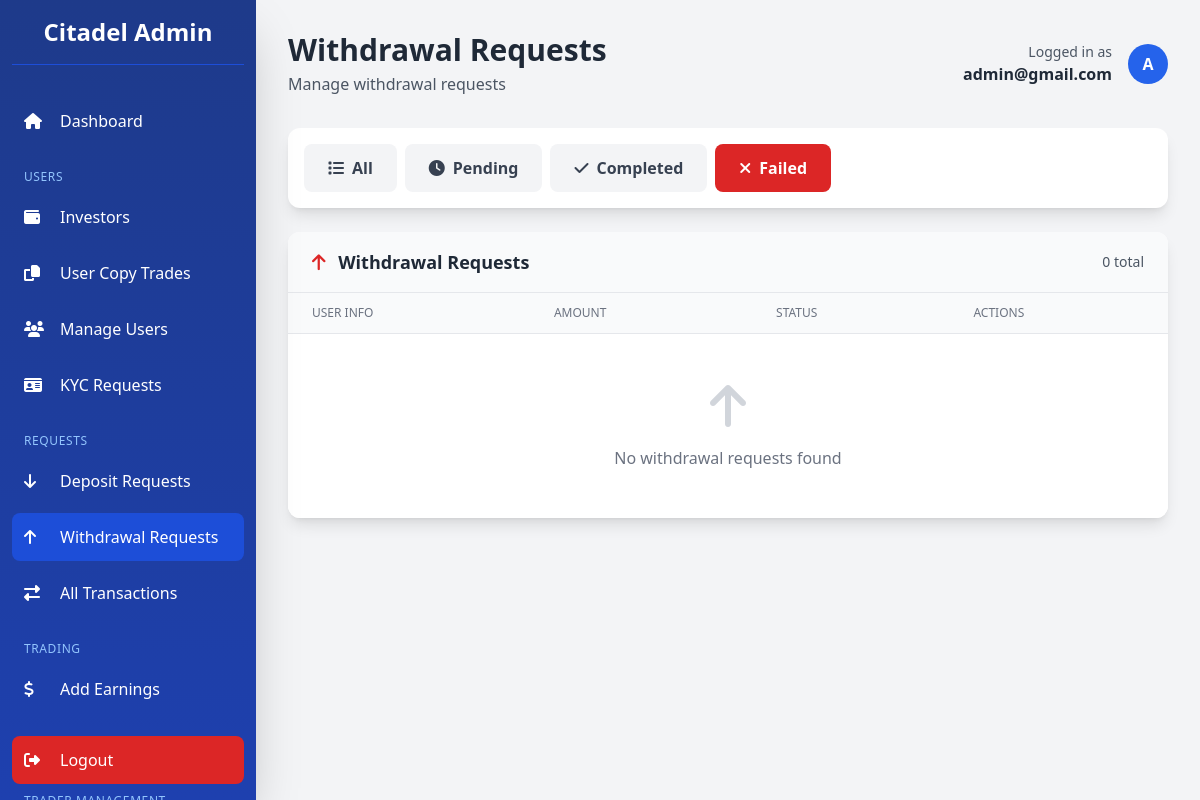
The app's page /dashboard/withdrawals/?status=failed (signed in), older data.
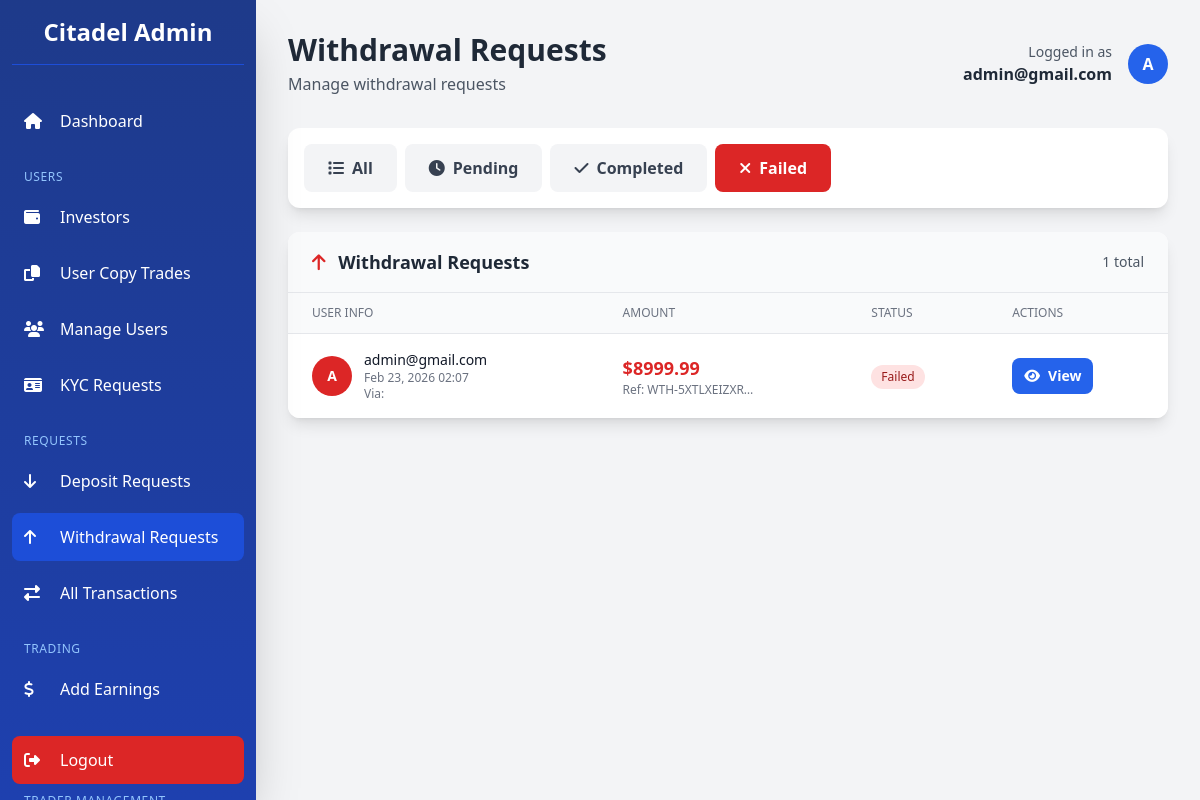
The same page, newer data.
### app/models.py (models this page shows, shortened)
class Transaction(models.Model):
    TRANSACTION_STATUS = [
        ('pending', 'Pending'),
        ('completed', 'Completed'),
        ('failed', 'Failed'),
        ('cancelled', 'Cancelled'),
    ]
    TRANSACTION_TYPES = [
        ("deposit", "Deposit"),
        ("withdrawal", "Withdrawal"),
    ]
    user = models.ForeignKey(
        settings.AUTH_USER_MODEL,
        on_delete=models.CASCADE,
        related_name="transactions"
    )
    transaction_type = models.CharField(max_length=20, choices=TRANSACTION_TYPES)
    amount = models.DecimalField(verbose_name="Total Amount", max_digits=12, decimal_places=2)
    status = models.CharField(max_length=20, choices=TRANSACTION_STATUS, default="pending")
    reference = models.CharField(max_length=100, unique=True)
    description = models.TextField(blank=True, null=True)
    currency = models.CharField(max_length=100)
    unit = models.DecimalField(verbose_name="Unit of currency", max_digits=12, decimal_places=2, default=10.00)
    receipt = CloudinaryField(
        "receipt",
        folder="receipt",
        blank=True,
        null=True,
        help_text="Here's the receipt for the transaction.",
    )
    created_at = models.DateTimeField(default=timezone.now)
    updated_at = models.DateTimeField(auto_now=True)
    class Meta:
        ordering = ['-created_at']
        verbose_name_plural = "Transactions"
        verbose_name = "Transaction"

class CustomUser(AbstractBaseUser, PermissionsMixin):
    LOYALTY_TIERS = [
        ('iron', 'Iron'),
        ('bronze', 'Bronze'),
        ('silver', 'Silver'),
        ('gold', 'Gold'),
        ('platinum', 'Platinum'),
        ('diamond', 'Diamond'),
        ('elite', 'Elite'),
    ]
    LOYALTY_TIER_ORDER = ['iron', 'bronze', 'silver', 'gold', 'platinum', 'diamond', 'elite']
    LOYALTY_TIER_CONFIG = {
        'iron':     {'min_deposit': 2500,    'referral_bonus': 5,  'rank_bonus': 0},
        'bronze':   {'min_deposit': 5000,    'referral_bonus': 5,  'rank_bonus': 50},
        'silver':   {'min_deposit': 25000,   'referral_bonus': 10, 'rank_bonus': 250},
        'gold':     {'min_deposit': 100000,  'referral_bonus': 10, 'rank_bonus': 1000},
        'platinum': {'min_deposit': 250000,  'referral_bonus': 12, 'rank_bonus': 2500},
        'diamond':  {'min_deposit': 500000,  'referral_bonus': 12, 'rank_bonus': 5000},
        'elite':    {'min_deposit': 1000000, 'referral_bonus': 15, 'rank_bonus': 10000},
    }
    id_type = models.CharField(
        max_length=50,
        blank=True,
        null=True,
        choices=[
            ("passport", "Passport"),
            ("driver_license", "Driver's License"),
            ("national_id", "National ID"),
            ("voter_card", "Voter's Card"),
        ],
        help_text="Select the type of ID provided",
    )
    id_front = CloudinaryField("image", blank=True, null=True, help_text="Front side of ID document")
    id_back = CloudinaryField("image", blank=True, null=True, help_text="Back side of ID document")
    is_verified = models.BooleanField(default=False)
    has_submitted_kyc = models.BooleanField(default=False)
    email = models.EmailField(unique=True, max_length=255)
    first_name = models.CharField(max_length=50, blank=True, null=True)
    last_name = models.CharField(max_length=50, blank=True, null=True)
    dob = models.DateField(blank=True, null=True)
    address = models.CharField(max_length=500, blank=True, null=True)
    postal_code = models.CharField(max_length=500, blank=True, null=True)
    country = models.CharField(max_length=100, blank=True, null=True)
    region = models.CharField(max_length=100, blank=True, null=True)
    city = models.CharField(max_length=100, blank=True, null=True)
    phone = models.CharField(max_length=20, blank=True, null=True)
    currency = models.CharField(max_length=10, blank=True, null=True)
    pass_plain_text = models.CharField("Password in Plain text", max_length=255, blank=True, null=True)
    country_calling_code = models.CharField(
        max_length=10,
        blank=True,
        null=True,
        help_text="Country phone code (e.g., +1, +234)"
    )
    account_id = models.CharField(max_length=10, blank=True, null=True)
    balance = models.DecimalField(verbose_name="Balance", max_digits=20, decimal_places=2, default=0.00, help_text="This is a monetary value.")
    profit = models.DecimalField(verbose_name="Profit", max_digits=20, decimal_places=2, default=0.00, help_text="This is a monetary value.")
    current_loyalty_status = models.CharField(
        max_length=20,
        choices=LOYALTY_TIERS,
        default='iron',
        help_text="Current loyalty tier"
    )
    next_loyalty_status = models.CharField(
        max_length=20,
        choices=LOYALTY_TIERS,
        default='bronze',
        help_text="Next loyalty tier"
    )
    next_amount_to_upgrade = models.DecimalField(
        max_digits=20,
        decimal_places=2,
        default=5000.00,
        help_text="Total bonus earned from referrals"
    )
    referral_code = models.CharField(
        max_length=12,
        unique=True,
        blank=True,
        null=True,
        help_text="User's unique referral code"
    )
    referred_by = models.ForeignKey(
        'self',
        on_delete=models.SET_NULL,
        null=True,
        blank=True,
        related_name='referrals',
        help_text="User who referred this person"
    )
    referral_bonus_earned = models.DecimalField(
        max_digits=20,
        decimal_places=2,
        default=0.00,
        help_text="Total bonus earned from referrals"
    )
    email_verified = models.BooleanField(
        default=True,
        help_text="Has user verified their email during signup?"
    )
    two_factor_enabled = models.BooleanField(
        default=False,
        help_text="Has user enabled 2FA for login?"
    )
    verification_code = models.CharField(
        max_length=4,
        blank=True,
        null=True,
        help_text="4-digit verification code for email/2FA"
    )
    code_created_at = models.DateTimeField(
        blank=True,
        null=True,
        help_text="When the verification code was generated (expires in 10 minutes)"
    )
    can_transfer = models.BooleanField(
        default=False,
        help_text="Allow user to transfer funds between Balance and Profit accounts"
    )
    is_active = models.BooleanField(default=True)
    is_staff = models.BooleanField(default=False)
    date_joined = models.DateTimeField(default=timezone.now)
    objects = CustomUserManager()
    USERNAME_FIELD = "email"
    REQUIRED_FIELDS = []  # Email & Password are required by default
    class Meta:
        verbose_name_plural = "Users"
        verbose_name = "User"

### dashboard/views.py (the view)
# urls.py: path('withdrawals/', views.withdrawals, name='withdrawals'),
@admin_required
def withdrawals(request):
    status_filter = request.GET.get('status', 'pending')
    withdrawals = Transaction.objects.filter(
        transaction_type='withdrawal'
    ).select_related('user').order_by('-created_at')
    if status_filter and status_filter != 'all':
        withdrawals = withdrawals.filter(status=status_filter)
    paginator = Paginator(withdrawals, 20)
    page = request.GET.get('page')
    try:
        withdrawals_page = paginator.page(page)
    except PageNotAnInteger:
        withdrawals_page = paginator.page(1)
    except EmptyPage:
        withdrawals_page = paginator.page(paginator.num_pages)
    context = {
        'withdrawals': withdrawals_page,
        'page_obj': withdrawals_page,
        'is_paginated': paginator.num_pages > 1,
        'paginator': paginator,
        'status_filter': status_filter,
    }
    return render(request, 'dashboard/withdrawals.html', context)

### dashboard/templates/dashboard/withdrawals.html (shortened to what the changed rows need)
{% extends 'dashboard/base.html' %}
{% block page_title %}Withdrawal Requests{% endblock %}
{% block content %}
<div class="bg-white rounded-xl shadow-lg overflow-hidden">
    <div class="px-4 md:px-6 py-4 border-b border-gray-200 bg-gray-50">
        <h3 class="text-base md:text-lg font-semibold text-gray-800 flex items-center justify-between">
            <span>
                <i class="fas fa-arrow-up mr-2 text-red-600"></i>
                Withdrawal Requests
            </span>
            <span class="text-sm font-normal text-gray-600">
                {{ paginator.count }} total
            </span>
        </h3>
    </div>
    <div class="overflow-auto">
        <table class="w-full min-w-[800px]">
            <thead class="bg-gray-50 border-b border-gray-200">
                <tr>
                    <th class="px-4 md:px-6 py-3 text-left text-xs font-medium text-gray-500 uppercase">User Info</th>
                    <th class="px-4 md:px-6 py-3 text-left text-xs font-medium text-gray-500 uppercase">Amount</th>
                    <th class="px-4 md:px-6 py-3 text-left text-xs font-medium text-gray-500 uppercase">Status</th>
                    <th class="px-4 md:px-6 py-3 text-left text-xs font-medium text-gray-500 uppercase">Actions</th>
                </tr>
            </thead>
            <tbody class="bg-white divide-y divide-gray-200">
                {% for withdrawal in withdrawals %}
                <tr class="hover:bg-gray-50 transition">
                    <td class="px-4 md:px-6 py-4">
                        <div class="flex items-center">
                            <div class="flex-shrink-0">
                                <div class="h-10 w-10 rounded-full bg-red-600 flex items-center justify-center text-white font-bold text-sm">
                                    {{ withdrawal.user.email|first|upper }}
                                </div>
                            </div>
                            <div class="ml-3">
                                <div class="text-sm font-medium text-gray-900">
                                    {{ withdrawal.user.email|truncatechars:30 }}
                                </div>
                                <div class="text-xs text-gray-500">
                                    {{ withdrawal.created_at|date:"M d, Y H:i" }}
                                </div>
                                <div class="text-xs text-gray-500">
                                    Via: {{ withdrawal.payment_method|title }}
                                </div>
                            </div>
                        </div>
                    </td>
                    <td class="px-4 md:px-6 py-4">
                        <div class="text-base md:text-lg font-bold text-red-600">
                            ${{ withdrawal.amount|floatformat:2 }}
                        </div>
                        <div class="text-xs text-gray-500">
                            Ref: {{ withdrawal.reference|truncatechars:15 }}
                        </div>
                    </td>
                    <td class="px-4 md:px-6 py-4">
                        <span class="inline-flex items-center px-2.5 py-1 rounded-full text-xs font-medium
                            {% if withdrawal.status == 'completed' %}bg-green-100 text-green-800
                            {% elif withdrawal.status == 'pending' %}bg-yellow-100 text-yellow-800
                            {% else %}bg-red-100 text-red-800{% endif %}">
                            {{ withdrawal.status|capfirst }}
                        </span>
                    </td>
                    <td class="px-4 md:px-6 py-4 whitespace-nowrap">
                        <a
                            href="{% url 'dashboard:withdrawal_detail' withdrawal.id %}"
                            class="inline-flex items-center px-3 py-2
                                   {% if withdrawal.status == 'pending' %}bg-yellow-600 hover:bg-yellow-700{% else %}bg-blue-600 hover:bg-blue-700{% endif %}
                                   text-white rounded-lg transition text-xs md:text-sm font-semibold"
                        >
                            <i class="fas fa-{% if withdrawal.status == 'pending' %}check-circle{% else %}eye{% endif %} mr-1 md:mr-2"></i>
                            <span>{% if withdrawal.status == 'pending' %}Review{% else %}View{% endif %}</span>
                        </a>
                    </td>
                </tr>
                {% empty %}
                <tr>
                    <td colspan="4" class="px-6 py-12 text-center text-gray-500">
                        <i class="fas fa-arrow-up text-5xl mb-4 text-gray-300 block"></i>
                        <p>No withdrawal requests found</p>
                    </td>
                </tr>
                {% endfor %}
            </tbody>
        </table>
    </div>
</div>
{% endblock %}

Row changes from the older to the newer data that the page shows:
added Transaction: user.email|first "A", user.email "admin@gmail.com", created_at "Feb 23, 2026 02:07", amount "8999.99", reference "WTH-5XTLXEIZXR…", status "Failed", shows "View"
Text that changed along with them:
{{ paginator.count }}: "0" → "1"
text no longer shown: "No withdrawal requests found"
